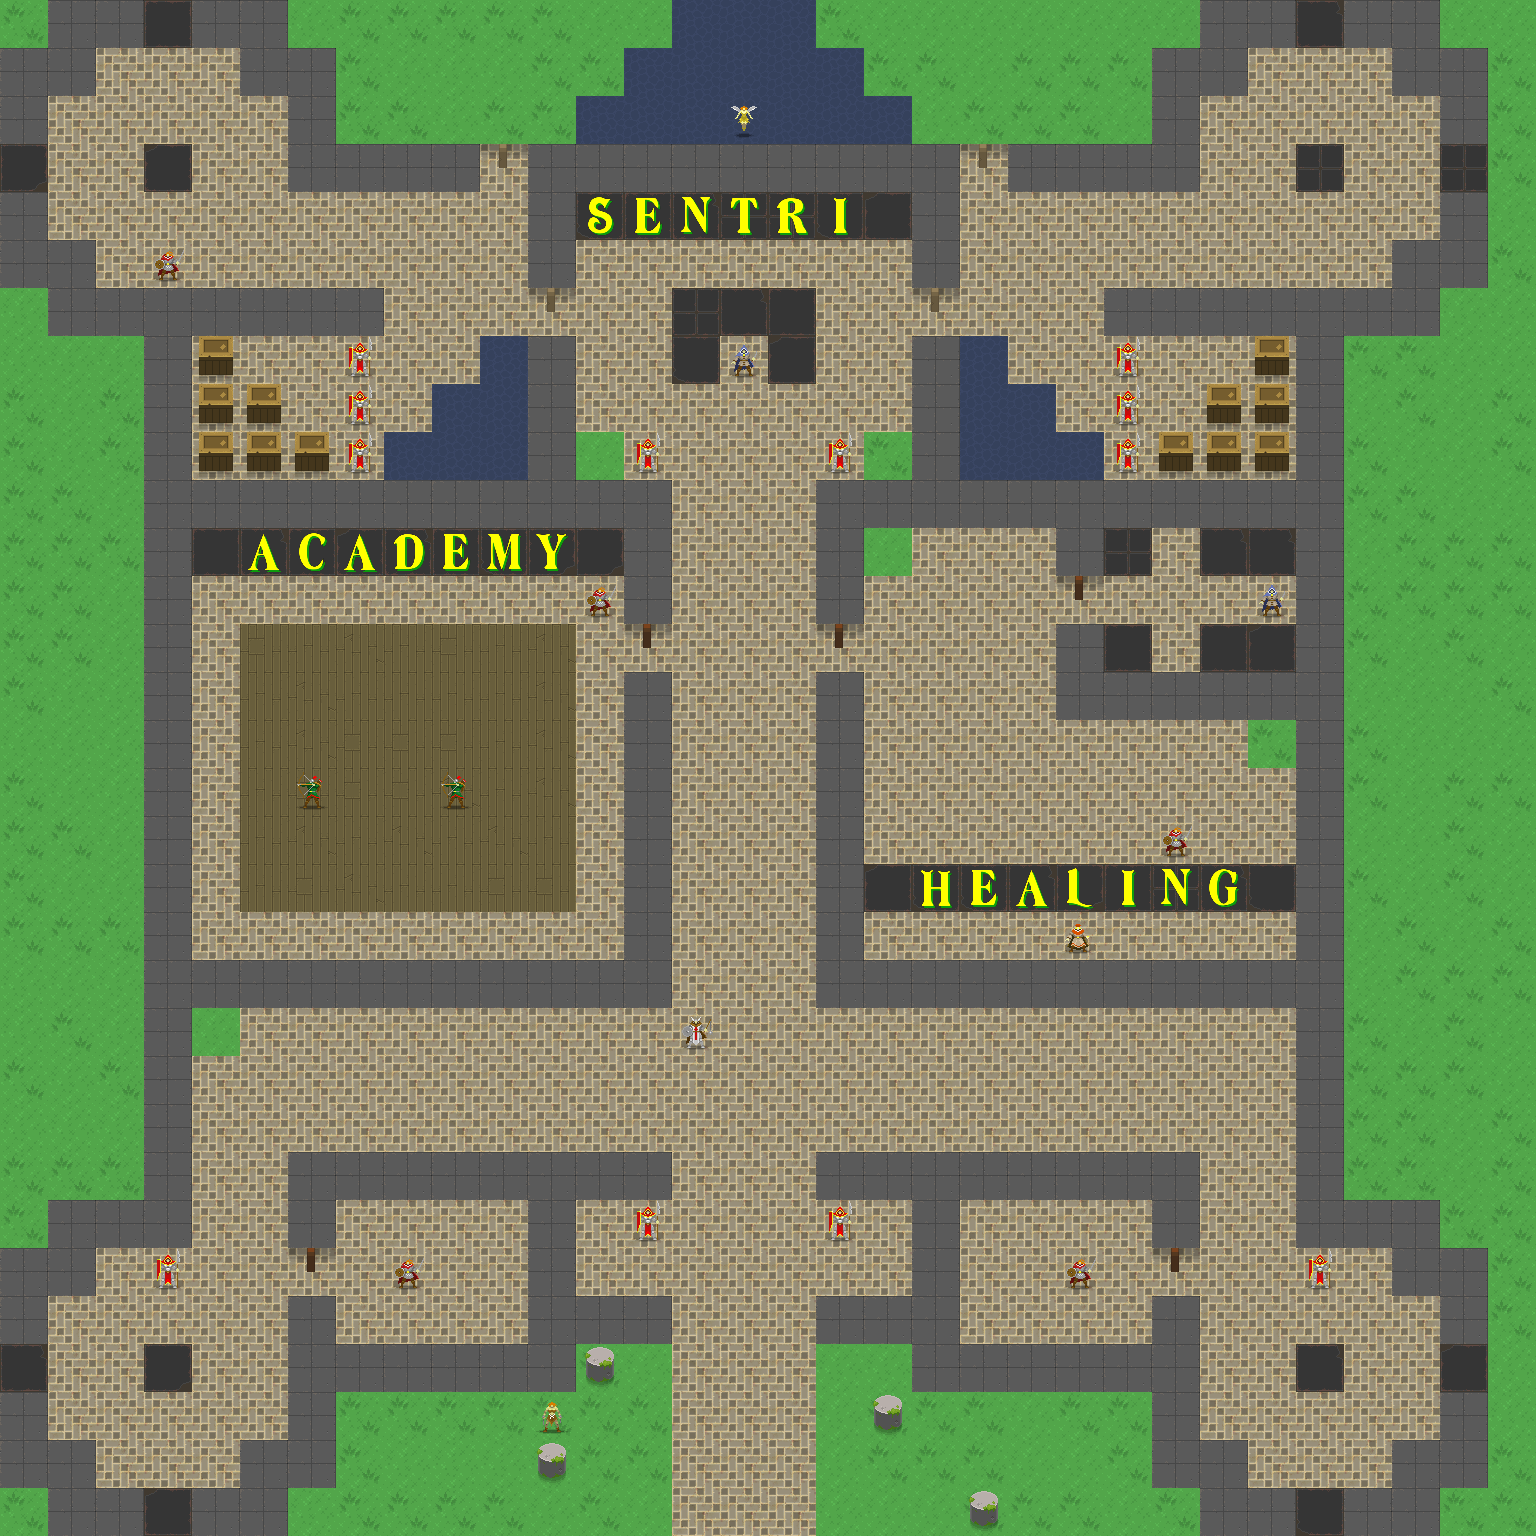

Rendered tile map (Tiled .tmx) drawn with the repository's tilesets; below, a short description and the map source with its tile grids summarised:
An orthogonal 32x32 tile map with 48x48 px tiles, 10 tile layers (floor, floor 2, creature, water_edges, ...), 2 tilesets and 27 objects (24x FRIENDLY, TEMPLE, portal).

<map version="1.0" tiledversion="1.1.5" orientation="orthogonal" renderorder="right-down" width="32" height="32" tilewidth="48" tileheight="48" infinite="0" nextobjectid="1">
 <properties>
  <property name="startX" value="15" />
  <property name="startY" value="30" />
 </properties>
 <tileset firstgid="1" name="terrain" tilewidth="48" tileheight="48" tilecount="760" columns="20">
  <image source="uf_terrain.png" width="960" height="1824" />
  <tile id="115">
   <animation>
    <frame tileid="115" duration="500" />
    <frame tileid="116" duration="500" />
    <frame tileid="117" duration="500" />
    <frame tileid="118" duration="500" />
   </animation>
  </tile>
  <tile id="135">
   <animation>
    <frame tileid="135" duration="500" />
    <frame tileid="136" duration="500" />
    <frame tileid="137" duration="500" />
    <frame tileid="138" duration="500" />
   </animation>
  </tile>
  <tile id="155">
   <animation>
    <frame tileid="155" duration="500" />
    <frame tileid="156" duration="500" />
    <frame tileid="157" duration="500" />
    <frame tileid="158" duration="500" />
   </animation>
  </tile>
  <tile id="175">
   <animation>
    <frame tileid="175" duration="500" />
    <frame tileid="176" duration="500" />
    <frame tileid="177" duration="500" />
    <frame tileid="178" duration="500" />
   </animation>
  </tile>
  <tile id="195">
   <animation>
    <frame tileid="195" duration="300" />
    <frame tileid="196" duration="300" />
    <frame tileid="197" duration="300" />
    <frame tileid="198" duration="300" />
   </animation>
  </tile>
  <tile id="215">
   <animation>
    <frame tileid="215" duration="500" />
    <frame tileid="216" duration="500" />
    <frame tileid="217" duration="500" />
    <frame tileid="218" duration="500" />
   </animation>
  </tile>
  <tile id="644">
   <animation>
    <frame tileid="644" duration="200" />
    <frame tileid="645" duration="200" />
   </animation>
  </tile>
  <tile id="664">
   <animation>
    <frame tileid="664" duration="200" />
    <frame tileid="665" duration="200" />
   </animation>
  </tile>
  <tile id="672">
   <animation>
    <frame tileid="672" duration="750" />
    <frame tileid="673" duration="750" />
   </animation>
  </tile>
  <tile id="674">
   <animation>
    <frame tileid="674" duration="750" />
    <frame tileid="675" duration="750" />
   </animation>
  </tile>
 </tileset>
 <tileset firstgid="761" name="heroes" tilewidth="48" tileheight="48" tilecount="560" columns="40">
  <image source="uf_heroes.png" width="1920" height="672" />
 </tileset>
 <layer name="floor" width="32" height="32">
  <data>[1024 cells, 709 non-empty, 7 distinct tile ids]</data>
 </layer>
 <layer name="floor 2" width="32" height="32">
  <data>[1024 cells, 27 non-empty, 1 distinct tile ids]</data>
 </layer>
 <layer name="creature" width="32" height="32">
  <data>[1024 cells, 25 non-empty, 8 distinct tile ids]</data>
 </layer>
 <layer name="water_edges" width="32" height="32">
  <data>[1024 cells, 0 non-empty, 0 distinct tile ids]</data>
 </layer>
 <layer name="shadows" width="32" height="32">
  <data>[1024 cells, 0 non-empty, 0 distinct tile ids]</data>
 </layer>
 <layer name="walls" width="32" height="32">
  <data>[1024 cells, 288 non-empty, 7 distinct tile ids]</data>
 </layer>
 <layer name="props" width="32" height="32">
  <data>[1024 cells, 36 non-empty, 16 distinct tile ids]</data>
 </layer>
 <layer name="door" width="32" height="32">
  <data>[1024 cells, 9 non-empty, 2 distinct tile ids]</data>
 </layer>
 <layer name="torches" width="32" height="32">
  <data>[1024 cells, 0 non-empty, 0 distinct tile ids]</data>
 </layer>
 <layer name="webs" width="32" height="32">
  <data>[1024 cells, 0 non-empty, 0 distinct tile ids]</data>
 </layer>
 <objectgroup name="people">
  <object id="7" name="Michelle" type="FRIENDLY" x="672" y="1008" width="48" height="48">
   <properties>
    <property name="movement" value="FIXED" />
    <property name="tileType" value="paladin" />
   </properties>
  </object>
  <object id="8" name="Noxum" type="FRIENDLY" x="720" y="96" width="48" height="48">
   <properties>
    <property name="movement" value="FOLLOW_AVATAR" />
    <property name="tileType" value="nixie" />
   </properties>
  </object>
  <object id="9" name="Sister Antos" type="FRIENDLY" x="144" y="240" width="48" height="48">
   <properties>
    <property name="movement" value="WANDER" />
    <property name="tileType" value="fighter" />
   </properties>
  </object>
  <object id="10" name="Roderick" type="FRIENDLY" x="528" y="1392" width="48" height="48">
   <properties>
    <property name="movement" value="FIXED" />
    <property name="tileType" value="beggar" />
   </properties>
  </object>
  <object id="11" name="Samuel" type="FRIENDLY" x="144" y="1248" width="48" height="48">
   <properties>
    <property name="movement" value="FIXED" />
    <property name="tileType" value="guard" />
   </properties>
  </object>
  <object id="12" name="Lori" type="FRIENDLY" x="1296" y="1248" width="48" height="48">
   <properties>
    <property name="movement" value="FIXED" />
    <property name="tileType" value="guard" />
   </properties>
  </object>
  <object id="13" name="Durham" type="FRIENDLY" x="1056" y="1248" width="48" height="48">
   <properties>
    <property name="movement" value="WANDER" />
    <property name="tileType" value="fighter" />
   </properties>
  </object>
  <object id="14" name="Garam" type="FRIENDLY" x="384" y="1248" width="48" height="48">
   <properties>
    <property name="movement" value="WANDER" />
    <property name="tileType" value="fighter" />
   </properties>
  </object>
  <object id="15" name="a treasure guard" type="FRIENDLY" x="336" y="432" width="48" height="48">
   <properties>
    <property name="movement" value="FIXED" />
    <property name="tileType" value="guard" />
   </properties>
  </object>
  <object id="16" name="a treasure guard" type="FRIENDLY" x="336" y="336" width="48" height="48">
   <properties>
    <property name="movement" value="FIXED" />
    <property name="tileType" value="guard" />
   </properties>
  </object>
  <object id="17" name="a treasure guard" type="FRIENDLY" x="336" y="384" width="48" height="48">
   <properties>
    <property name="movement" value="FIXED" />
    <property name="tileType" value="guard" />
   </properties>
  </object>
  <object id="18" name="a treasure guard" type="FRIENDLY" x="1104" y="336" width="48" height="48">
   <properties>
    <property name="movement" value="FIXED" />
    <property name="tileType" value="guard" />
   </properties>
  </object>
  <object id="19" name="a treasure guard" type="FRIENDLY" x="1104" y="384" width="48" height="48">
   <properties>
    <property name="movement" value="FIXED" />
    <property name="tileType" value="guard" />
   </properties>
  </object>
  <object id="20" name="a treasure guard" type="FRIENDLY" x="1104" y="432" width="48" height="48">
   <properties>
    <property name="movement" value="FIXED" />
    <property name="tileType" value="guard" />
   </properties>
  </object>
  <object id="21" name="a baronial guard" type="FRIENDLY" x="816" y="432" width="48" height="48">
   <properties>
    <property name="movement" value="FIXED" />
    <property name="tileType" value="guard" />
   </properties>
  </object>
  <object id="22" name="a baronial guard" type="FRIENDLY" x="624" y="432" width="48" height="48">
   <properties>
    <property name="movement" value="FIXED" />
    <property name="tileType" value="guard" />
   </properties>
  </object>
  </objectgroup>
 <objectgroup name="portals">
  <!-- 1 objects omitted --></objectgroup>
 <objectgroup name="rooms">
  <!-- 1 objects omitted --></objectgroup>
</map>
<!-- 11 of 27 objects omitted -->
